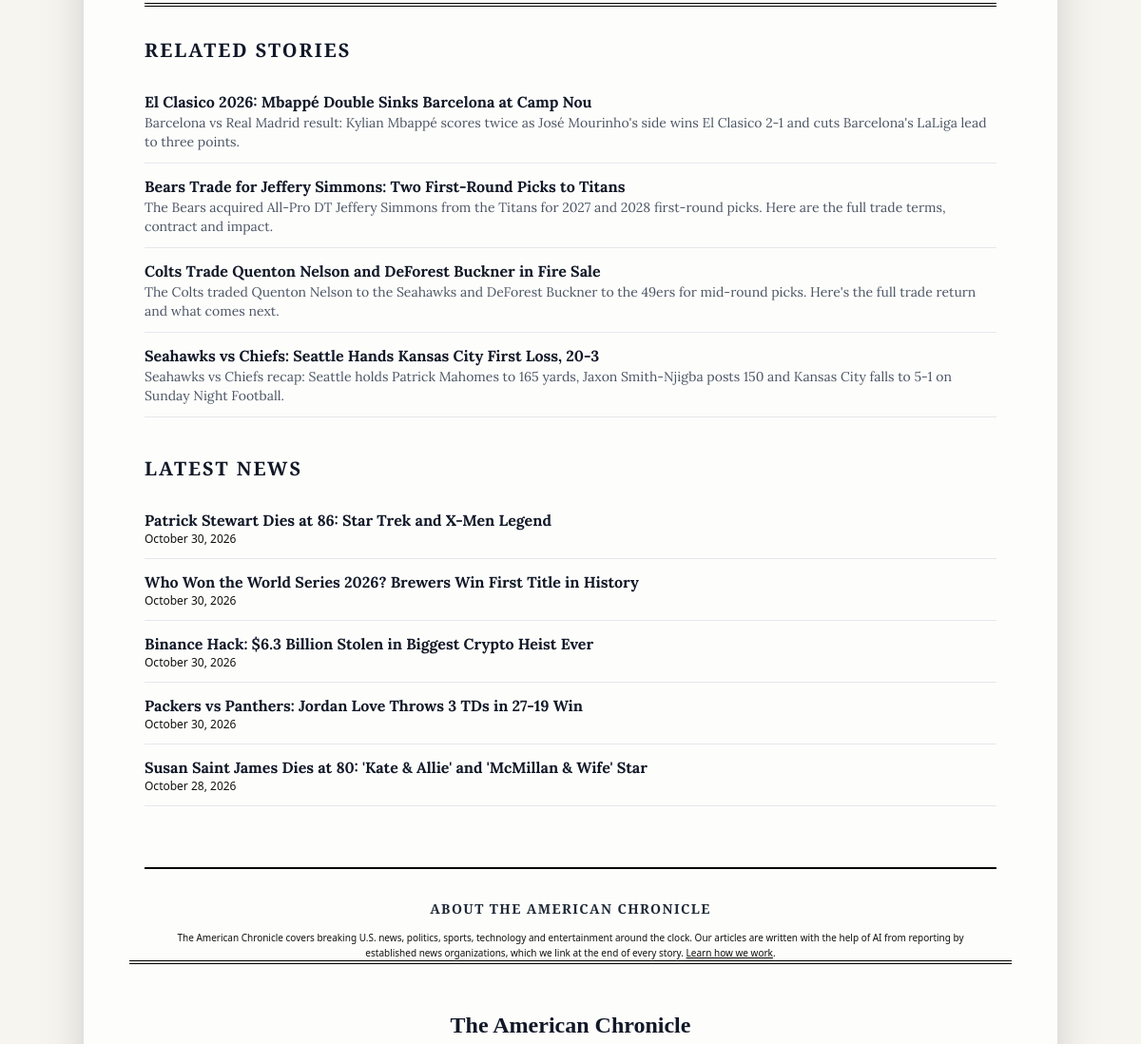
Before: /article/undefeated-nfl-teams-2026-vikings-last-unbeaten-team-week-7 (middle part) with the older database file.
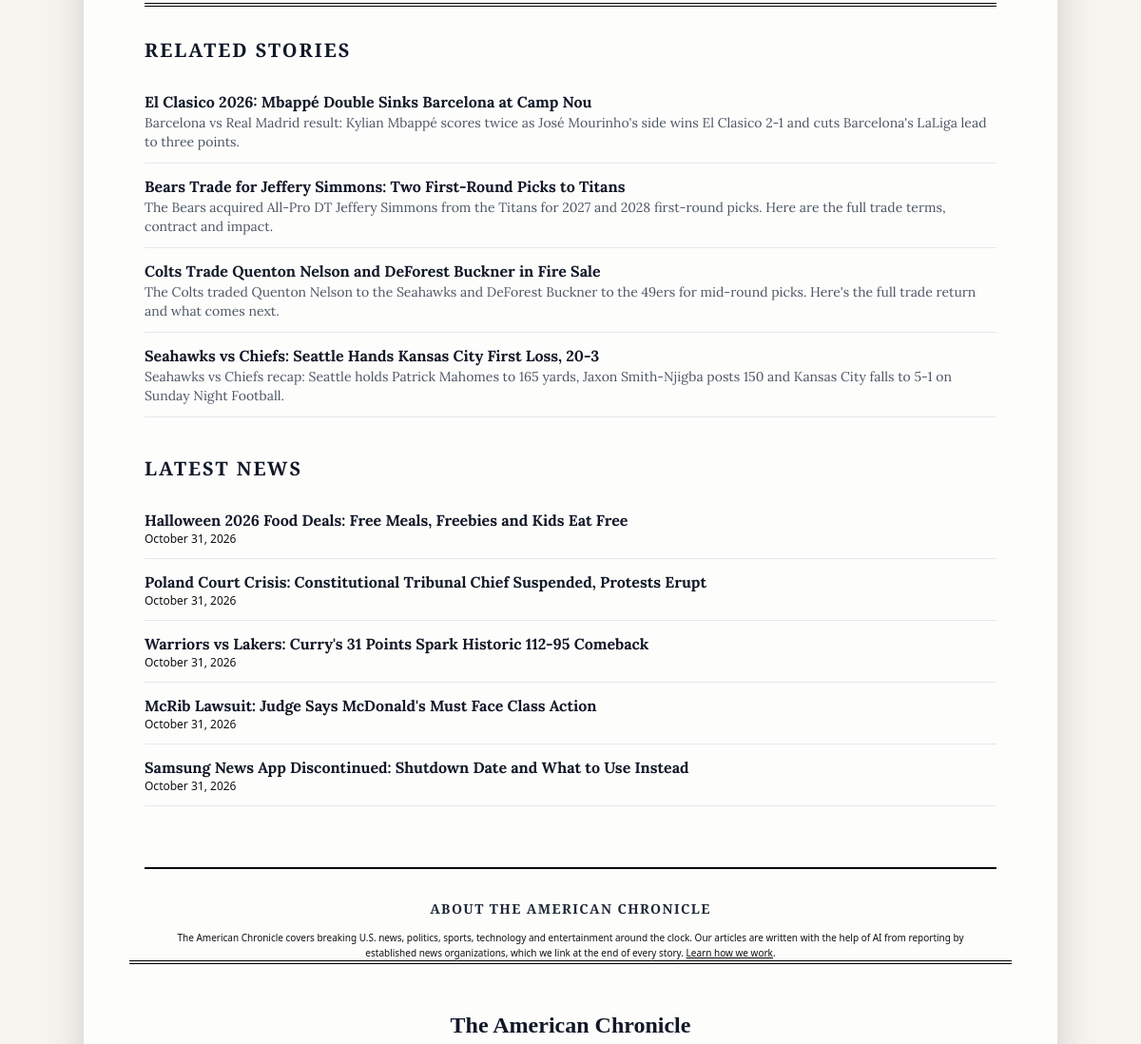
After: the same page with the newer database file.
### app/models.py (models this page shows)
class NewsArticle(Base):
    __tablename__ = "news_articles"
    id = Column(Integer, primary_key=True, index=True)
    title = Column(String, nullable=False)
    slug = Column(String, unique=True, index=True, nullable=False)
    content = Column(Text, nullable=False)
    original_url = Column(String, unique=True, index=True, nullable=False)
    seo_description = Column(String, nullable=True)
    is_bizarre = Column(Boolean, default=False)
    is_breaking = Column(Boolean, default=False)
    published_at = Column(DateTime(timezone=True), nullable=True)
    created_at = Column(DateTime(timezone=True), server_default=func.now())
    reaction_shock = Column(Integer, default=0)
    reaction_fire = Column(Integer, default=0)
    reaction_clown = Column(Integer, default=0)
    image_url = Column(String, nullable=True)
    keywords = Column(String, nullable=True)

### app/routers/frontend.py (the view)
@router.get("/article/{slug}")
def read_article(request: Request, slug: str, db: Session = Depends(get_db)):
    from app.removed import REMOVED_SLUGS
    if slug in REMOVED_SLUGS:
        return Response(content="<h1>410 Gone</h1><p>This article has been permanently removed.</p>"
                                "<p><a href='/'>Back to The American Chronicle</a></p>",
                        status_code=410, media_type="text/html")
    article = db.query(NewsArticle).filter(NewsArticle.slug == slug).first()
    if not article:
        raise HTTPException(status_code=404, detail="Article not found")
    related, latest = related_and_latest(db, article)
    return templates.TemplateResponse(
        request,
        "article.html",
        {
            "article": article,
            "content_html": render_markdown(article.content),
            "related": related,
            "latest": latest,
            "live_trends": get_live_trends(), "trend_links": build_trend_links(db)
        }
    )

### app/templates/article.html (shortened to what this page needs)
<!DOCTYPE html>
<html lang="en">
<head>
</head>
<body class="min-h-screen flex flex-col antialiased selection:bg-gray-300">
    <div class="max-w-5xl mx-auto w-full px-4 lg:px-12 bg-[#fdfdfc] shadow-2xl min-h-screen pt-8 pb-16">
        {% if related or latest %}
        <section class="max-w-4xl mx-auto border-t-4 border-double border-black pt-8 mt-12">
            {% if related %}
            <h2 class="text-xl font-black uppercase tracking-widest text-gray-900 mb-4">Related Stories</h2>
            <ul class="mb-10">
                {% for r in related %}
                <li class="border-b border-gray-200 py-3">
                    <a href="/article/{{ r.slug }}" class="font-bold text-gray-900 hover:underline">{{ r.title }}</a>
                    {% if r.seo_description %}<p class="text-sm text-gray-600 mt-1">{{ r.seo_description }}</p>{% endif %}
                </li>
                {% endfor %}
            </ul>
            {% endif %}
            {% if latest %}
            <h2 class="text-xl font-black uppercase tracking-widest text-gray-900 mb-4">Latest News</h2>
            <ul>
                {% for r in latest %}
                <li class="border-b border-gray-200 py-3">
                    <a href="/article/{{ r.slug }}" class="font-bold text-gray-900 hover:underline">{{ r.title }}</a>
                    <span class="block text-xs text-gray-500 mt-1 font-sans">{{ r.published_at.strftime('%B %d, %Y') if r.published_at else '' }}</span>
                </li>
                {% endfor %}
            </ul>
            {% endif %}
        </section>
        {% endif %}
        <section class="max-w-4xl mx-auto border-t-2 border-black pt-8 mt-16 mb-12 text-center">
            <h2 class="text-sm font-black uppercase tracking-widest text-gray-800 mb-3">About The American Chronicle</h2>
            <p class="text-[10px] text-gray-500 leading-relaxed font-sans text-justify md:text-center px-4">
                The American Chronicle covers breaking U.S. news, politics, sports, technology and entertainment around the clock. Our articles are written with the help of AI from reporting by established news organizations, which we link at the end of every story. <a href="/about" class="underline">Learn how we work</a>.
            </p>
        </section>
        <footer class="border-t-4 border-double border-black py-12 text-center font-sans">
            <h4 class="font-serif font-black text-2xl mb-4 text-gray-900">The American Chronicle</h4>
        </footer>
    </div>
</body>

### app/templates/article.html (style rules this page uses)
*,:after,:before { --tw-border-spacing-x:0;--tw-border-spacing-y:0;--tw-translate-x:0;--tw-translate-y:0;--tw-rotate:0;--tw-skew-x:0;--tw-skew-y:0;--tw-scale-x:1;--tw-scale-y:1;--tw-pan-x: ;--tw-pan-y: ;--tw-pinch-zoom: ;--tw-scroll-snap-strictness:proximity;--tw-gradient-from-position: ;--tw-gradient-via-position: ;--tw-gradient-to-position: ;--tw-ordinal: ;--tw-slashed-zero: ;--tw-numeric-figure: ;--tw-numeric-spacing: ;--tw-numeric-fraction: ;--tw-ring-inset: ;--tw-ring-offset-width:0px;--tw-ring-offset-color:#fff;--tw-ring-color:rgba(59,130,246,.5);--tw-ring-offset-shadow:0 0 #0000;--tw-ring-shadow:0 0 #0000;--tw-shadow:0 0 #0000;--tw-shadow-colored:0 0 #0000;--tw-blur: ;--tw-brightness: ;--tw-contrast: ;--tw-grayscale: ;--tw-hue-rotate: ;--tw-invert: ;--tw-saturate: ;--tw-sepia: ;--tw-drop-shadow: ;--tw-backdrop-blur: ;--tw-backdrop-brightness: ;--tw-backdrop-contrast: ;--tw-backdrop-grayscale: ;--tw-backdrop-hue-rotate: ;--tw-backdrop-invert: ;--tw-backdrop-opacity: ;--tw-backdrop-saturate: ;--tw-backdrop-sepia: ;--tw-contain-size: ;--tw-contain-layout: ;--tw-contain-paint: ;--tw-contain-style: }
*,:after,:before { box-sizing:border-box;border:0 solid #e5e7eb }
:after,:before { --tw-content:"" }
:host,html { line-height:1.5;-webkit-text-size-adjust:100%;-moz-tab-size:4;-o-tab-size:4;tab-size:4;font-family:ui-sans-serif,system-ui,sans-serif,Apple Color Emoji,Segoe UI Emoji,Segoe UI Symbol,Noto Color Emoji;font-feature-settings:normal;font-variation-settings:normal;-webkit-tap-highlight-color:transparent }
body { margin:0;line-height:inherit }
h1,h2,h3,h4,h5,h6 { font-size:inherit;font-weight:inherit }
a { color:inherit;text-decoration:inherit }
blockquote,dd,dl,figure,h1,h2,h3,h4,h5,h6,hr,p,pre { margin:0 }
menu,ol,ul { list-style:none;margin:0;padding:0 }
.mx-auto { margin-left:auto;margin-right:auto }
.mb-10 { margin-bottom:2.5rem }
.mb-3 { margin-bottom:.75rem }
.mb-4 { margin-bottom:1rem }
.mt-12 { margin-top:3rem }
.mt-16 { margin-top:4rem }
.block { display:block }
.flex { display:flex }
.min-h-screen { min-height:100vh }
.w-full { width:100% }
.max-w-4xl { max-width:56rem }
.max-w-5xl { max-width:64rem }
.flex-col { flex-direction:column }
.border-b { border-bottom-width:1px }
.border-t-2 { border-top-width:2px }
.border-t-4 { border-top-width:4px }
.border-double { border-style:double }
.border-black { --tw-border-opacity:1;border-color:rgb(0 0 0/var(--tw-border-opacity,1)) }
.border-gray-200 { --tw-border-opacity:1;border-color:rgb(229 231 235/var(--tw-border-opacity,1)) }
.bg-\[\#fdfdfc\] { --tw-bg-opacity:1;background-color:rgb(253 253 252/var(--tw-bg-opacity,1)) }
.px-4 { padding-left:1rem;padding-right:1rem }
.py-12 { padding-top:3rem;padding-bottom:3rem }
.py-3 { padding-top:.75rem;padding-bottom:.75rem }
.pb-16 { padding-bottom:4rem }
.pt-8 { padding-top:2rem }
.text-center { text-align:center }
.text-justify { text-align:justify }
.font-sans { font-family:ui-sans-serif,system-ui,sans-serif,Apple Color Emoji,Segoe UI Emoji,Segoe UI Symbol,Noto Color Emoji }
.font-serif { font-family:ui-serif,Georgia,Cambria,Times New Roman,Times,serif }
.text-2xl { font-size:1.5rem;line-height:2rem }
.text-\[10px\] { font-size:10px }
.text-sm { font-size:.875rem;line-height:1.25rem }
.text-xl { font-size:1.25rem;line-height:1.75rem }
.text-xs { font-size:.75rem;line-height:1rem }
.font-black { font-weight:900 }
.font-bold { font-weight:700 }
.uppercase { text-transform:uppercase }
.leading-relaxed { line-height:1.625 }
.tracking-widest { letter-spacing:.1em }
.text-gray-600 { --tw-text-opacity:1;color:rgb(75 85 99/var(--tw-text-opacity,1)) }
.text-gray-800 { --tw-text-opacity:1;color:rgb(31 41 55/var(--tw-text-opacity,1)) }
.text-gray-900 { --tw-text-opacity:1;color:rgb(17 24 39/var(--tw-text-opacity,1)) }
.underline { text-decoration-line:underline }
.antialiased { -webkit-font-smoothing:antialiased;-moz-osx-font-smoothing:grayscale }
.shadow-2xl { --tw-shadow:0 25px 50px -12px rgba(0,0,0,.25);--tw-shadow-colored:0 25px 50px -12px var(--tw-shadow-color) }
.shadow-2xl,.shadow-sm { box-shadow:var(--tw-ring-offset-shadow,0 0 #0000),var(--tw-ring-shadow,0 0 #0000),var(--tw-shadow) }
@media (min-width:768px) { .md\:text-center { text-align:center } }
@media (min-width:1024px) { .lg\:px-12 { padding-left:3rem;padding-right:3rem } }
body { background-color: #f6f5f0; color: #111; font-family: 'Lora', serif; }
h1, h2, h3, h4, .masthead { font-family: 'Playfair Display', serif; }

Changed rows visible on the page:
no longer on this page (row unchanged): NewsArticle: title "Patrick Stewart Dies at 86: Star Trek and X-Men Legend", published_at "October 30, 2026", shown under "LATEST NEWS"
no longer on this page (row unchanged): NewsArticle: title "Who Won the World Series 2026? Brewers Win First Title in History", published_at "October 30, 2026", shown under "LATEST NEWS"
no longer on this page (row unchanged): NewsArticle: title "Binance Hack: $6.3 Billion Stolen in Biggest Crypto Heist Ever", published_at "October 30, 2026", shown under "LATEST NEWS"
no longer on this page (row unchanged): NewsArticle: title "Packers vs Panthers: Jordan Love Throws 3 TDs in 27-19 Win", published_at "October 30, 2026", shown under "LATEST NEWS"
no longer on this page (row unchanged): NewsArticle: title "Susan Saint James Dies at 80: 'Kate & Allie' and 'McMillan & Wife' Star", published_at "October 28, 2026", shown under "LATEST NEWS"
added NewsArticle: title "Halloween 2026 Food Deals: Free Meals, Freebies and Kids Eat Free", published_at "October 31, 2026", shown under "LATEST NEWS"
added NewsArticle: title "Poland Court Crisis: Constitutional Tribunal Chief Suspended, Protests Erupt", published_at "October 31, 2026", shown under "LATEST NEWS"
added NewsArticle: title "Warriors vs Lakers: Curry's 31 Points Spark Historic 112-95 Comeback", published_at "October 31, 2026", shown under "LATEST NEWS"
added NewsArticle: title "McRib Lawsuit: Judge Says McDonald's Must Face Class Action", published_at "October 31, 2026", shown under "LATEST NEWS"
added NewsArticle: title "Samsung News App Discontinued: Shutdown Date and What to Use Instead", published_at "October 31, 2026", shown under "LATEST NEWS"
